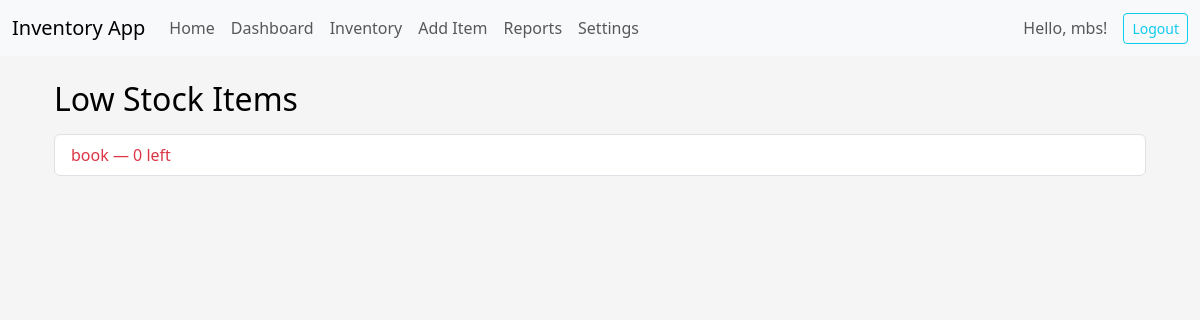
The app's page /low-stock/ (signed in), older data.
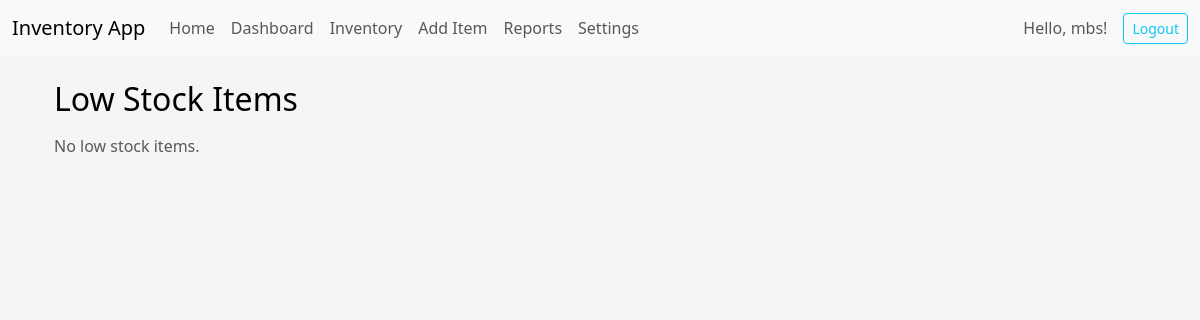
The same page, newer data.
### core/models.py (models this page shows, shortened)
class Item(models.Model):
    name = models.CharField(max_length=255)
    sku = models.CharField(max_length=100, unique=True)
    quantity = models.PositiveIntegerField()
    price = models.DecimalField(max_digits=10, decimal_places=2)
    image = models.ImageField(upload_to="items/", blank=True, null=True)
    last_restock_date = models.DateField(auto_now=True)
    expiration_date = models.DateField(blank=True, null=True)

### core/views.py (the view)
# urls.py: path("low-stock/", views.low_stock, name="low_stock"),
@login_required
def low_stock(request):
    settings = AppSettings.objects.first()
    items = Item.objects.filter(quantity__lt=settings.low_stock_threshold)
    return render(request, "low_stock.html", {"items": items})

### core/context_processors.py (called while the page is built)
def theme_settings(request):
    settings = AppSettings.objects.first()
    return {"settings": settings}

### core/templates/low_stock.html
{% extends 'base.html' %}
{% block content %}
<div class="container mt-4">
    <h2>Low Stock Items</h2>
    <ul class="list-group mt-3">
        {% for item in items %}
        <li class="list-group-item text-danger">
            {{ item.name }} — {{ item.quantity }} left
        </li>
        {% empty %}
        <p class="text-muted">No low stock items.</p>
        {% endfor %}
    </ul>
</div>
{% endblock %}

Row changes from the older to the newer data that the page shows:
removed Item: name "book", quantity "0"
Text that changed along with them:
text now shown: "No low stock items."
